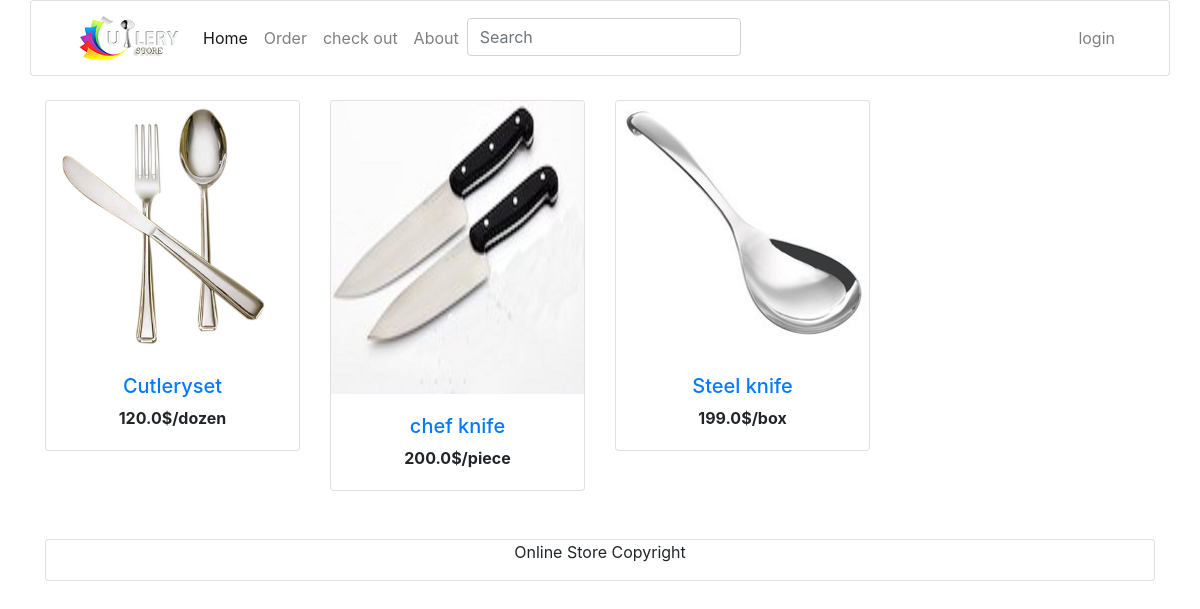
The page / on the database its author committed.
### product/models.py (models this page shows, shortened)
class Item(models.Model):
    title = models.CharField(max_length=100)
    price = models.FloatField()
    discount_price = models.FloatField(blank=True, null=True)
    slug = models.SlugField()
    overview = models.TextField()
    pack=models.CharField(max_length=15)
    usage = models.CharField(max_length=50)
    color = models.CharField(max_length=20 )
    minimum_set = models.CharField(max_length=20)
    material = models.CharField(max_length=25)
    image = models.ImageField()
    def get_absolute_url(self):
        return reverse("detail", kwargs={'slug': self.slug })

### product/views.py (the view)
# urls.py: 2. Add a URL to urlpatterns:  path('', Home.as_view(), name='home')
class Home(generic.ListView):
    template_name = 'home.html'
    model = Item
    paginate_by = 8

### templates/home.html (shortened to what this page needs)
<!doctype html>
<html lang="en">
  <head>
    <link rel="stylesheet" href="https://stackpath.bootstrapcdn.com/bootstrap/4.3.1/css/bootstrap.min.css">
  </head>
  <body >
{% include 'navbar.html' %}
<marquee Style="color:white">welcome online store</marquee>
{% block content %}
<div class="container">
      <section class="text-center mb-4">
        <div class="row wow fadeIn">
           {% for item in object_list %}
          <div class="col-lg-3 col-md-6 mb-4">
            <div class="card">
              <div class="view overlay">
                <a href="{{ item.get_absolute_url }}">
                 <img src="{{item.image.url}}" class="card-img-top"
                  alt="">
                </a>
              </div>
              <div class="card-body text-center">
                <a href="{{ item.get_absolute_url }}" class="grey-text">
                  <h5>{{ item.title }}</h5>
                </a>
                <h5class="font-weight-bold blue-text">
                  <strong>{{ item.price }}$/{{item.pack}}</strong>
              </div>
            </div>
          </div>
            {% endfor %}
        </div>
      </section>
    {% endblock %}
{% include 'footer.html'%}
  </body>
</html>

### templates/navbar.html (shortened to what this page needs)
{% load static %}
<div class="container card">
  <nav class="navbar navbar-expand-lg navbar-light white scrolling-navbar">
    <div class="container">
      <a class="navbar-brand waves-effect" href="https://mdbootstrap.com/docs/jquery/" target="_blank">
        <strong class="blue-text"><img src="{% static 'images/mylogo.png' %}"></strong>
      </a>
      <div class="collapse navbar-collapse" id="navbarSupportedContent">
        <ul class="navbar-nav mr-auto">
          <li class="nav-item active">
            <a class="nav-link waves-effect" href="/">Home
            </a>
          </li>
          <li class="nav-item">
            <a class="nav-link waves-effect" href="{% url 'order-summary' %}"
              target="_blank">Order</a>
          </li>
          <li class="nav-item">
            <a class="nav-link waves-effect" href="{% url 'checkout' %}"
              target="_blank">check out</a>
          </li>
          <li class="nav-item">
            <a class="nav-link waves-effect" href="#" target="_blank">About
              </a>
          </li>
            <li class="nav-item">
               <form class="form-inline" method="GEt" action="{%url 'search' %}">
                <div class="md-form my-0">
                     <input class="form-control mr-sm-2" type="text" placeholder="Search" aria-label="Search" name="search">
                 </div>
                </form>
            </li>
        </ul>
        <ul class="navbar-nav nav-">
          {% if user.is_authenticated %}
          {% load ordercount %}
          {% else %}
          <li class="nav-item">
            <a class="nav-link waves-effect" href="{% url 'login' %}">
              <span class="clearfix d-none d-sm-inline-block"> login </span>
            </a>
          </li>
          {% endif %}
        </ul>
      </div>
    </div>
  </nav>
</div>

### templates/footer.html
<footer class="container card text-center">
  <p>Online Store Copyright</p>
</footer>

### rows shown on the page
Item: image (picture), title "Cutleryset", price "120.0", pack "dozen"
Item: image (picture), title "chef knife", price "200.0", pack "piece"
Item: image (picture), title "Steel knife", price "199.0", pack "box"
